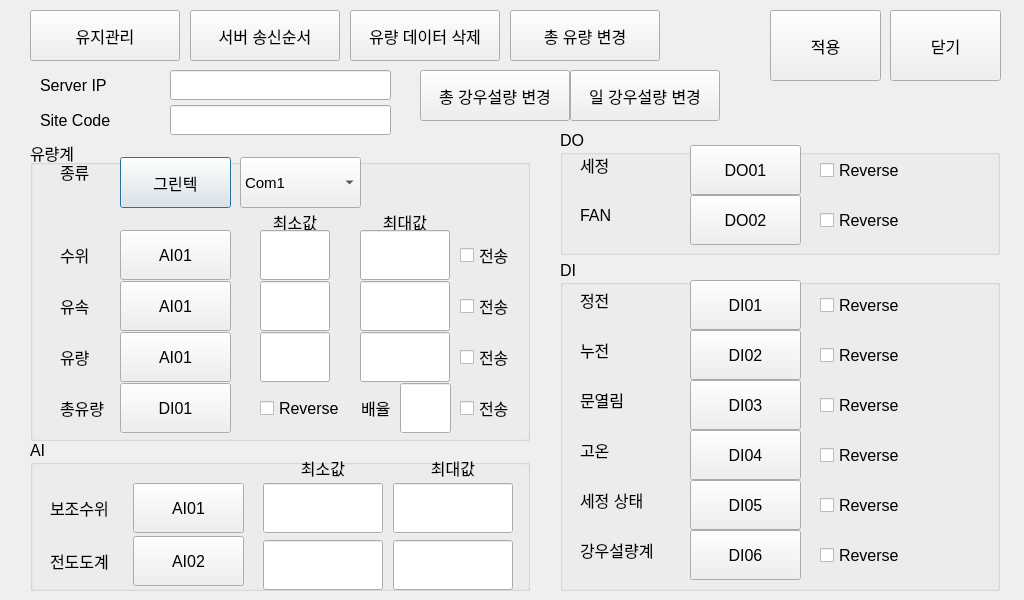
<?xml version="1.0" encoding="UTF-8"?>
<ui version="4.0">
 <class>EpsSetup</class>
 <widget class="QDialog" name="EpsSetup">
  <property name="geometry">
   <rect>
    <x>0</x>
    <y>0</y>
    <width>1024</width>
    <height>600</height>
   </rect>
  </property>
  <property name="font">
   <font>
    <pointsize>12</pointsize>
   </font>
  </property>
  <property name="windowTitle">
   <string>Dialog</string>
  </property>
  <widget class="QLabel" name="label_19">
   <property name="geometry">
    <rect>
     <x>40</x>
     <y>70</y>
     <width>100</width>
     <height>30</height>
    </rect>
   </property>
   <property name="text">
    <string>Server IP</string>
   </property>
   <property name="alignment">
    <set>Qt::AlignLeading|Qt::AlignLeft|Qt::AlignVCenter</set>
   </property>
  </widget>
  <widget class="MyLineEdit" name="serverIp">
   <property name="geometry">
    <rect>
     <x>170</x>
     <y>70</y>
     <width>221</width>
     <height>30</height>
    </rect>
   </property>
  </widget>
  <widget class="QGroupBox" name="groupBox_2">
   <property name="geometry">
    <rect>
     <x>30</x>
     <y>140</y>
     <width>500</width>
     <height>301</height>
    </rect>
   </property>
   <property name="font">
    <font>
     <pointsize>12</pointsize>
    </font>
   </property>
   <property name="title">
    <string>유량계</string>
   </property>
   <widget class="QPushButton" name="btnFlowmeter">
    <property name="geometry">
     <rect>
      <x>90</x>
      <y>17</y>
      <width>111</width>
      <height>51</height>
     </rect>
    </property>
    <property name="text">
     <string>그린텍</string>
    </property>
   </widget>
   <widget class="QLabel" name="label_24">
    <property name="geometry">
     <rect>
      <x>30</x>
      <y>17</y>
      <width>51</width>
      <height>30</height>
     </rect>
    </property>
    <property name="text">
     <string>종류</string>
    </property>
    <property name="alignment">
     <set>Qt::AlignLeading|Qt::AlignLeft|Qt::AlignVCenter</set>
    </property>
   </widget>
   <widget class="QLabel" name="label_30">
    <property name="geometry">
     <rect>
      <x>30</x>
      <y>90</y>
      <width>51</width>
      <height>50</height>
     </rect>
    </property>
    <property name="text">
     <string>수위</string>
    </property>
    <property name="alignment">
     <set>Qt::AlignLeading|Qt::AlignLeft|Qt::AlignVCenter</set>
    </property>
   </widget>
   <widget class="QLabel" name="label_31">
    <property name="geometry">
     <rect>
      <x>30</x>
      <y>243</y>
      <width>51</width>
      <height>50</height>
     </rect>
    </property>
    <property name="text">
     <string>총유량</string>
    </property>
    <property name="alignment">
     <set>Qt::AlignLeading|Qt::AlignLeft|Qt::AlignVCenter</set>
    </property>
   </widget>
   <widget class="QPushButton" name="btnMainLevel">
    <property name="geometry">
     <rect>
      <x>90</x>
      <y>90</y>
      <width>111</width>
      <height>50</height>
     </rect>
    </property>
    <property name="text">
     <string>AI01</string>
    </property>
   </widget>
   <widget class="QPushButton" name="btnFlowTotal">
    <property name="geometry">
     <rect>
      <x>90</x>
      <y>243</y>
      <width>111</width>
      <height>50</height>
     </rect>
    </property>
    <property name="text">
     <string>DI01</string>
    </property>
   </widget>
   <widget class="QLabel" name="label_32">
    <property name="geometry">
     <rect>
      <x>230</x>
      <y>67</y>
      <width>70</width>
      <height>30</height>
     </rect>
    </property>
    <property name="text">
     <string>최소값</string>
    </property>
    <property name="alignment">
     <set>Qt::AlignCenter</set>
    </property>
   </widget>
   <widget class="QLabel" name="label_33">
    <property name="geometry">
     <rect>
      <x>330</x>
      <y>67</y>
      <width>90</width>
      <height>30</height>
     </rect>
    </property>
    <property name="text">
     <string>최대값</string>
    </property>
    <property name="alignment">
     <set>Qt::AlignCenter</set>
    </property>
   </widget>
   <widget class="NumEdit" name="levelMax">
    <property name="geometry">
     <rect>
      <x>330</x>
      <y>90</y>
      <width>90</width>
      <height>50</height>
     </rect>
    </property>
   </widget>
   <widget class="NumEdit" name="levelMin">
    <property name="geometry">
     <rect>
      <x>230</x>
      <y>90</y>
      <width>70</width>
      <height>50</height>
     </rect>
    </property>
    <property name="text">
     <string/>
    </property>
   </widget>
   <widget class="QLabel" name="label_34">
    <property name="geometry">
     <rect>
      <x>30</x>
      <y>141</y>
      <width>51</width>
      <height>50</height>
     </rect>
    </property>
    <property name="text">
     <string>유속</string>
    </property>
    <property name="alignment">
     <set>Qt::AlignLeading|Qt::AlignLeft|Qt::AlignVCenter</set>
    </property>
   </widget>
   <widget class="QPushButton" name="btnRate">
    <property name="geometry">
     <rect>
      <x>90</x>
      <y>141</y>
      <width>111</width>
      <height>50</height>
     </rect>
    </property>
    <property name="text">
     <string>AI01</string>
    </property>
   </widget>
   <widget class="NumEdit" name="rateMax">
    <property name="geometry">
     <rect>
      <x>330</x>
      <y>141</y>
      <width>90</width>
      <height>50</height>
     </rect>
    </property>
   </widget>
   <widget class="NumEdit" name="rateMin">
    <property name="geometry">
     <rect>
      <x>230</x>
      <y>141</y>
      <width>70</width>
      <height>50</height>
     </rect>
    </property>
    <property name="text">
     <string/>
    </property>
   </widget>
   <widget class="QPushButton" name="btnVolume">
    <property name="geometry">
     <rect>
      <x>90</x>
      <y>192</y>
      <width>111</width>
      <height>50</height>
     </rect>
    </property>
    <property name="text">
     <string>AI01</string>
    </property>
   </widget>
   <widget class="NumEdit" name="volumeMax">
    <property name="geometry">
     <rect>
      <x>330</x>
      <y>192</y>
      <width>90</width>
      <height>50</height>
     </rect>
    </property>
   </widget>
   <widget class="NumEdit" name="volumeMin">
    <property name="geometry">
     <rect>
      <x>230</x>
      <y>192</y>
      <width>70</width>
      <height>50</height>
     </rect>
    </property>
    <property name="text">
     <string/>
    </property>
   </widget>
   <widget class="QLabel" name="label_35">
    <property name="geometry">
     <rect>
      <x>30</x>
      <y>192</y>
      <width>51</width>
      <height>50</height>
     </rect>
    </property>
    <property name="text">
     <string>유량</string>
    </property>
    <property name="alignment">
     <set>Qt::AlignLeading|Qt::AlignLeft|Qt::AlignVCenter</set>
    </property>
   </widget>
   <widget class="QCheckBox" name="FlowTotalRev">
    <property name="geometry">
     <rect>
      <x>230</x>
      <y>243</y>
      <width>81</width>
      <height>50</height>
     </rect>
    </property>
    <property name="text">
     <string>Reverse</string>
    </property>
   </widget>
   <widget class="NumEdit" name="flowTotalRatio">
    <property name="geometry">
     <rect>
      <x>370</x>
      <y>243</y>
      <width>51</width>
      <height>50</height>
     </rect>
    </property>
   </widget>
   <widget class="QLabel" name="label_36">
    <property name="geometry">
     <rect>
      <x>331</x>
      <y>243</y>
      <width>31</width>
      <height>50</height>
     </rect>
    </property>
    <property name="text">
     <string>배율</string>
    </property>
    <property name="alignment">
     <set>Qt::AlignLeading|Qt::AlignLeft|Qt::AlignVCenter</set>
    </property>
   </widget>
   <widget class="QComboBox" name="FlowmeterPort">
    <property name="geometry">
     <rect>
      <x>210</x>
      <y>17</y>
      <width>121</width>
      <height>51</height>
     </rect>
    </property>
    <property name="font">
     <font>
      <pointsize>11</pointsize>
     </font>
    </property>
    <item>
     <property name="text">
      <string>Com1</string>
     </property>
    </item>
    <item>
     <property name="text">
      <string>Com2</string>
     </property>
    </item>
    <item>
     <property name="text">
      <string>Com3</string>
     </property>
    </item>
    <item>
     <property name="text">
      <string>Com4</string>
     </property>
    </item>
    <item>
     <property name="text">
      <string>Com5</string>
     </property>
    </item>
   </widget>
   <widget class="QCheckBox" name="levelUse">
    <property name="geometry">
     <rect>
      <x>430</x>
      <y>90</y>
      <width>65</width>
      <height>50</height>
     </rect>
    </property>
    <property name="text">
     <string>전송</string>
    </property>
   </widget>
   <widget class="QCheckBox" name="rateUse">
    <property name="geometry">
     <rect>
      <x>430</x>
      <y>141</y>
      <width>65</width>
      <height>50</height>
     </rect>
    </property>
    <property name="text">
     <string>전송</string>
    </property>
   </widget>
   <widget class="QCheckBox" name="volumeUse">
    <property name="geometry">
     <rect>
      <x>430</x>
      <y>192</y>
      <width>65</width>
      <height>50</height>
     </rect>
    </property>
    <property name="text">
     <string>전송</string>
    </property>
   </widget>
   <widget class="QCheckBox" name="totalUse">
    <property name="geometry">
     <rect>
      <x>430</x>
      <y>243</y>
      <width>65</width>
      <height>50</height>
     </rect>
    </property>
    <property name="text">
     <string>전송</string>
    </property>
   </widget>
  </widget>
  <widget class="QPushButton" name="ok">
   <property name="geometry">
    <rect>
     <x>770</x>
     <y>10</y>
     <width>111</width>
     <height>71</height>
    </rect>
   </property>
   <property name="text">
    <string>적용</string>
   </property>
  </widget>
  <widget class="QPushButton" name="cancel">
   <property name="geometry">
    <rect>
     <x>890</x>
     <y>10</y>
     <width>111</width>
     <height>71</height>
    </rect>
   </property>
   <property name="text">
    <string>닫기</string>
   </property>
  </widget>
  <widget class="QGroupBox" name="groupBox_4">
   <property name="geometry">
    <rect>
     <x>560</x>
     <y>130</y>
     <width>440</width>
     <height>125</height>
    </rect>
   </property>
   <property name="font">
    <font>
     <pointsize>12</pointsize>
    </font>
   </property>
   <property name="title">
    <string>DO</string>
   </property>
   <widget class="QPushButton" name="btnCompDo">
    <property name="geometry">
     <rect>
      <x>130</x>
      <y>15</y>
      <width>111</width>
      <height>50</height>
     </rect>
    </property>
    <property name="text">
     <string>DO01</string>
    </property>
   </widget>
   <widget class="QLabel" name="label_12">
    <property name="geometry">
     <rect>
      <x>20</x>
      <y>15</y>
      <width>81</width>
      <height>40</height>
     </rect>
    </property>
    <property name="text">
     <string>세정 </string>
    </property>
    <property name="alignment">
     <set>Qt::AlignLeading|Qt::AlignLeft|Qt::AlignVCenter</set>
    </property>
   </widget>
   <widget class="QPushButton" name="btnFan">
    <property name="geometry">
     <rect>
      <x>130</x>
      <y>65</y>
      <width>111</width>
      <height>50</height>
     </rect>
    </property>
    <property name="text">
     <string>DO02</string>
    </property>
   </widget>
   <widget class="QCheckBox" name="fanRev">
    <property name="geometry">
     <rect>
      <x>260</x>
      <y>65</y>
      <width>111</width>
      <height>50</height>
     </rect>
    </property>
    <property name="text">
     <string>Reverse</string>
    </property>
   </widget>
   <widget class="QLabel" name="label_13">
    <property name="geometry">
     <rect>
      <x>20</x>
      <y>65</y>
      <width>81</width>
      <height>40</height>
     </rect>
    </property>
    <property name="text">
     <string>FAN</string>
    </property>
    <property name="alignment">
     <set>Qt::AlignLeading|Qt::AlignLeft|Qt::AlignVCenter</set>
    </property>
   </widget>
   <widget class="QCheckBox" name="compDoRev">
    <property name="geometry">
     <rect>
      <x>260</x>
      <y>15</y>
      <width>111</width>
      <height>50</height>
     </rect>
    </property>
    <property name="text">
     <string>Reverse</string>
    </property>
   </widget>
  </widget>
  <widget class="QGroupBox" name="groupBox_5">
   <property name="geometry">
    <rect>
     <x>560</x>
     <y>260</y>
     <width>440</width>
     <height>331</height>
    </rect>
   </property>
   <property name="font">
    <font>
     <pointsize>12</pointsize>
    </font>
   </property>
   <property name="title">
    <string>DI</string>
   </property>
   <widget class="QPushButton" name="btnBreakOut">
    <property name="geometry">
     <rect>
      <x>130</x>
      <y>20</y>
      <width>111</width>
      <height>50</height>
     </rect>
    </property>
    <property name="text">
     <string>DI01</string>
    </property>
   </widget>
   <widget class="QLabel" name="label_14">
    <property name="geometry">
     <rect>
      <x>20</x>
      <y>20</y>
      <width>81</width>
      <height>40</height>
     </rect>
    </property>
    <property name="text">
     <string>정전</string>
    </property>
    <property name="alignment">
     <set>Qt::AlignLeading|Qt::AlignLeft|Qt::AlignVCenter</set>
    </property>
   </widget>
   <widget class="QCheckBox" name="breakOutRev">
    <property name="geometry">
     <rect>
      <x>260</x>
      <y>20</y>
      <width>111</width>
      <height>50</height>
     </rect>
    </property>
    <property name="text">
     <string>Reverse</string>
    </property>
   </widget>
   <widget class="QPushButton" name="btnLeak">
    <property name="geometry">
     <rect>
      <x>130</x>
      <y>70</y>
      <width>111</width>
      <height>50</height>
     </rect>
    </property>
    <property name="text">
     <string>DI02</string>
    </property>
   </widget>
   <widget class="QCheckBox" name="leakRev">
    <property name="geometry">
     <rect>
      <x>260</x>
      <y>70</y>
      <width>111</width>
      <height>50</height>
     </rect>
    </property>
    <property name="text">
     <string>Reverse</string>
    </property>
   </widget>
   <widget class="QLabel" name="label_20">
    <property name="geometry">
     <rect>
      <x>20</x>
      <y>70</y>
      <width>81</width>
      <height>40</height>
     </rect>
    </property>
    <property name="text">
     <string>누전</string>
    </property>
    <property name="alignment">
     <set>Qt::AlignLeading|Qt::AlignLeft|Qt::AlignVCenter</set>
    </property>
   </widget>
   <widget class="QCheckBox" name="doorDiRev">
    <property name="geometry">
     <rect>
      <x>260</x>
      <y>120</y>
      <width>111</width>
      <height>50</height>
     </rect>
    </property>
    <property name="text">
     <string>Reverse</string>
    </property>
   </widget>
   <widget class="QPushButton" name="btnDoorOpen">
    <property name="geometry">
     <rect>
      <x>130</x>
      <y>120</y>
      <width>111</width>
      <height>50</height>
     </rect>
    </property>
    <property name="text">
     <string>DI03</string>
    </property>
   </widget>
   <widget class="QLabel" name="label_21">
    <property name="geometry">
     <rect>
      <x>20</x>
      <y>120</y>
      <width>81</width>
      <height>40</height>
     </rect>
    </property>
    <property name="text">
     <string>문열림</string>
    </property>
    <property name="alignment">
     <set>Qt::AlignLeading|Qt::AlignLeft|Qt::AlignVCenter</set>
    </property>
   </widget>
   <widget class="QLabel" name="label_22">
    <property name="geometry">
     <rect>
      <x>20</x>
      <y>170</y>
      <width>81</width>
      <height>40</height>
     </rect>
    </property>
    <property name="text">
     <string>고온</string>
    </property>
    <property name="alignment">
     <set>Qt::AlignLeading|Qt::AlignLeft|Qt::AlignVCenter</set>
    </property>
   </widget>
   <widget class="QPushButton" name="btnHiTemp">
    <property name="geometry">
     <rect>
      <x>130</x>
      <y>170</y>
      <width>111</width>
      <height>50</height>
     </rect>
    </property>
    <property name="text">
     <string>DI04</string>
    </property>
   </widget>
   <widget class="QCheckBox" name="hiTempRev">
    <property name="geometry">
     <rect>
      <x>260</x>
      <y>170</y>
      <width>111</width>
      <height>50</height>
     </rect>
    </property>
    <property name="text">
     <string>Reverse</string>
    </property>
   </widget>
   <widget class="QLabel" name="label_23">
    <property name="geometry">
     <rect>
      <x>20</x>
      <y>220</y>
      <width>81</width>
      <height>40</height>
     </rect>
    </property>
    <property name="text">
     <string>세정 상태</string>
    </property>
    <property name="alignment">
     <set>Qt::AlignLeading|Qt::AlignLeft|Qt::AlignVCenter</set>
    </property>
   </widget>
   <widget class="QCheckBox" name="compDiRev">
    <property name="geometry">
     <rect>
      <x>260</x>
      <y>220</y>
      <width>111</width>
      <height>50</height>
     </rect>
    </property>
    <property name="text">
     <string>Reverse</string>
    </property>
   </widget>
   <widget class="QPushButton" name="btnCompDi">
    <property name="geometry">
     <rect>
      <x>130</x>
      <y>220</y>
      <width>111</width>
      <height>50</height>
     </rect>
    </property>
    <property name="text">
     <string>DI05</string>
    </property>
   </widget>
   <widget class="QLabel" name="labelRain">
    <property name="geometry">
     <rect>
      <x>20</x>
      <y>270</y>
      <width>81</width>
      <height>40</height>
     </rect>
    </property>
    <property name="text">
     <string>강우설량계</string>
    </property>
    <property name="alignment">
     <set>Qt::AlignLeading|Qt::AlignLeft|Qt::AlignVCenter</set>
    </property>
   </widget>
   <widget class="QCheckBox" name="rainDiRev">
    <property name="geometry">
     <rect>
      <x>260</x>
      <y>270</y>
      <width>111</width>
      <height>50</height>
     </rect>
    </property>
    <property name="text">
     <string>Reverse</string>
    </property>
   </widget>
   <widget class="QPushButton" name="btnRainDi">
    <property name="geometry">
     <rect>
      <x>130</x>
      <y>270</y>
      <width>111</width>
      <height>50</height>
     </rect>
    </property>
    <property name="text">
     <string>DI06</string>
    </property>
   </widget>
  </widget>
  <widget class="MyLineEdit" name="siteCode">
   <property name="geometry">
    <rect>
     <x>170</x>
     <y>105</y>
     <width>221</width>
     <height>30</height>
    </rect>
   </property>
  </widget>
  <widget class="QLabel" name="siteName">
   <property name="geometry">
    <rect>
     <x>40</x>
     <y>105</y>
     <width>100</width>
     <height>30</height>
    </rect>
   </property>
   <property name="text">
    <string>Site Code</string>
   </property>
   <property name="alignment">
    <set>Qt::AlignLeading|Qt::AlignLeft|Qt::AlignVCenter</set>
   </property>
  </widget>
  <widget class="QPushButton" name="btnDelete">
   <property name="geometry">
    <rect>
     <x>350</x>
     <y>10</y>
     <width>150</width>
     <height>51</height>
    </rect>
   </property>
   <property name="text">
    <string>유량 데이터 삭제</string>
   </property>
  </widget>
  <widget class="QGroupBox" name="groupBox_6">
   <property name="geometry">
    <rect>
     <x>30</x>
     <y>440</y>
     <width>500</width>
     <height>151</height>
    </rect>
   </property>
   <property name="font">
    <font>
     <pointsize>12</pointsize>
    </font>
   </property>
   <property name="title">
    <string>AI</string>
   </property>
   <widget class="QLabel" name="label_16">
    <property name="geometry">
     <rect>
      <x>20</x>
      <y>96</y>
      <width>81</width>
      <height>50</height>
     </rect>
    </property>
    <property name="text">
     <string>전도도계</string>
    </property>
    <property name="alignment">
     <set>Qt::AlignLeading|Qt::AlignLeft|Qt::AlignVCenter</set>
    </property>
   </widget>
   <widget class="NumEdit" name="subMin">
    <property name="geometry">
     <rect>
      <x>233</x>
      <y>43</y>
      <width>120</width>
      <height>50</height>
     </rect>
    </property>
   </widget>
   <widget class="QLabel" name="label_15">
    <property name="geometry">
     <rect>
      <x>20</x>
      <y>43</y>
      <width>81</width>
      <height>50</height>
     </rect>
    </property>
    <property name="text">
     <string>보조수위</string>
    </property>
    <property name="alignment">
     <set>Qt::AlignLeading|Qt::AlignLeft|Qt::AlignVCenter</set>
    </property>
   </widget>
   <widget class="QPushButton" name="btnSubLevel">
    <property name="geometry">
     <rect>
      <x>103</x>
      <y>43</y>
      <width>111</width>
      <height>50</height>
     </rect>
    </property>
    <property name="text">
     <string>AI01</string>
    </property>
   </widget>
   <widget class="NumEdit" name="condMax">
    <property name="geometry">
     <rect>
      <x>363</x>
      <y>100</y>
      <width>120</width>
      <height>50</height>
     </rect>
    </property>
   </widget>
   <widget class="QLabel" name="label_25">
    <property name="geometry">
     <rect>
      <x>233</x>
      <y>13</y>
      <width>120</width>
      <height>30</height>
     </rect>
    </property>
    <property name="text">
     <string>최소값</string>
    </property>
    <property name="alignment">
     <set>Qt::AlignCenter</set>
    </property>
   </widget>
   <widget class="NumEdit" name="subMax">
    <property name="geometry">
     <rect>
      <x>363</x>
      <y>43</y>
      <width>120</width>
      <height>50</height>
     </rect>
    </property>
   </widget>
   <widget class="QPushButton" name="btnCond">
    <property name="geometry">
     <rect>
      <x>103</x>
      <y>96</y>
      <width>111</width>
      <height>50</height>
     </rect>
    </property>
    <property name="text">
     <string>AI02</string>
    </property>
   </widget>
   <widget class="NumEdit" name="condMin">
    <property name="geometry">
     <rect>
      <x>233</x>
      <y>100</y>
      <width>120</width>
      <height>50</height>
     </rect>
    </property>
   </widget>
   <widget class="QLabel" name="label_26">
    <property name="geometry">
     <rect>
      <x>363</x>
      <y>13</y>
      <width>120</width>
      <height>30</height>
     </rect>
    </property>
    <property name="text">
     <string>최대값</string>
    </property>
    <property name="alignment">
     <set>Qt::AlignCenter</set>
    </property>
   </widget>
  </widget>
  <widget class="QPushButton" name="btnOrder">
   <property name="geometry">
    <rect>
     <x>190</x>
     <y>10</y>
     <width>150</width>
     <height>51</height>
    </rect>
   </property>
   <property name="text">
    <string>서버 송신순서</string>
   </property>
  </widget>
  <widget class="QPushButton" name="btnComp">
   <property name="geometry">
    <rect>
     <x>30</x>
     <y>10</y>
     <width>150</width>
     <height>51</height>
    </rect>
   </property>
   <property name="text">
    <string>유지관리</string>
   </property>
  </widget>
  <widget class="QPushButton" name="btnFlowTotalWrite">
   <property name="geometry">
    <rect>
     <x>510</x>
     <y>10</y>
     <width>150</width>
     <height>51</height>
    </rect>
   </property>
   <property name="text">
    <string>총 유량 변경</string>
   </property>
  </widget>
  <widget class="QPushButton" name="btnRainTotalWrite">
   <property name="geometry">
    <rect>
     <x>420</x>
     <y>70</y>
     <width>150</width>
     <height>51</height>
    </rect>
   </property>
   <property name="text">
    <string>총 강우설량 변경</string>
   </property>
  </widget>
  <widget class="QPushButton" name="btnRainDayWrite">
   <property name="geometry">
    <rect>
     <x>570</x>
     <y>70</y>
     <width>150</width>
     <height>51</height>
    </rect>
   </property>
   <property name="text">
    <string>일 강우설량 변경</string>
   </property>
  </widget>
 </widget>
 <customwidgets>
  <customwidget>
   <class>MyLineEdit</class>
   <extends>QLineEdit</extends>
   <header location="global">mylineedit.h</header>
  </customwidget>
  <customwidget>
   <class>NumEdit</class>
   <extends>QLineEdit</extends>
   <header location="global">numedit.h</header>
  </customwidget>
 </customwidgets>
 <resources/>
 <connections>
  <connection>
   <sender>cancel</sender>
   <signal>clicked()</signal>
   <receiver>EpsSetup</receiver>
   <slot>reject()</slot>
   <hints>
    <hint type="sourcelabel">
     <x>215</x>
     <y>29</y>
    </hint>
    <hint type="destinationlabel">
     <x>511</x>
     <y>299</y>
    </hint>
   </hints>
  </connection>
 </connections>
</ui>
